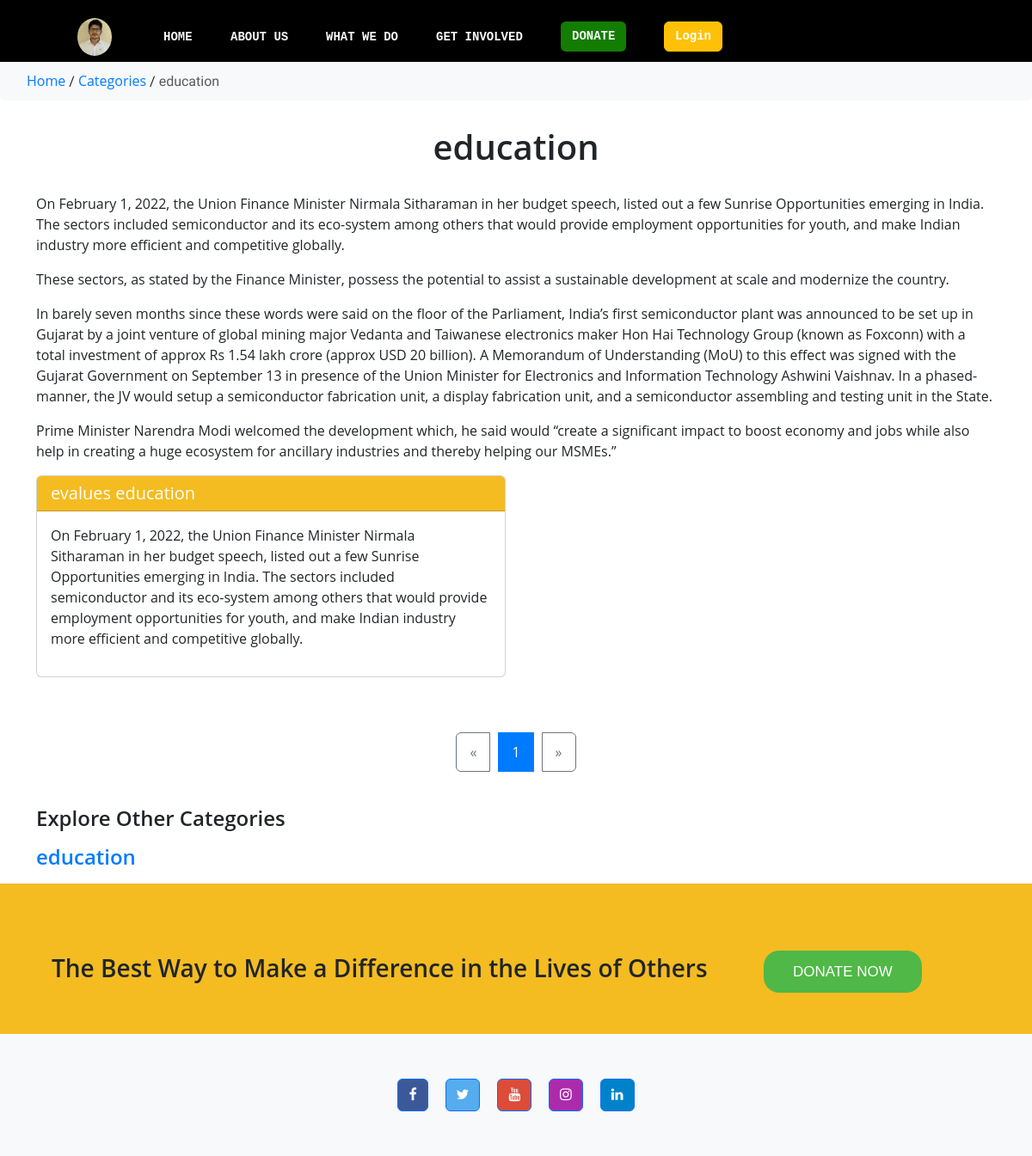
Before: /category/education (upper part) with the older database file.
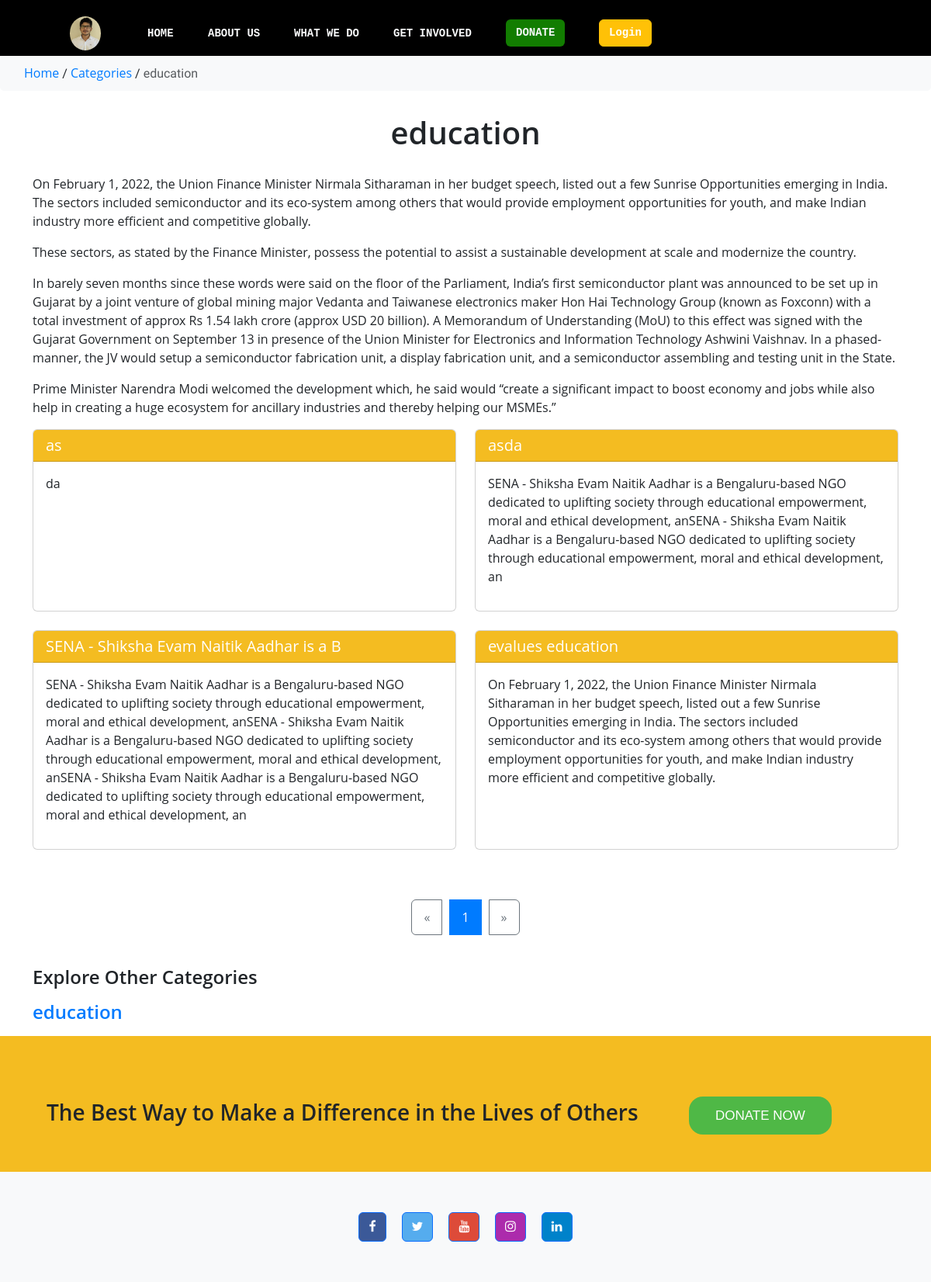
After: the same page with the newer database file.
### blog/models.py (models this page shows, shortened)
class Post(models.Model):
    post_id = models.AutoField(primary_key=True)
    class NewManager(models.Manager):
        def get_queryset(self):
            return super().get_queryset().filter(status='published')
    options = (
        ('draft', 'Draft'),
        ('published', 'Published'),
    )
    category = models.ForeignKey(Category, on_delete=models.CASCADE, related_name='posts')
    title = models.CharField(max_length=40)
    blog_views =models.IntegerField(default=0,editable=False)
    main_long_title = models.CharField(max_length=250)
    excerpt = models.TextField(max_length=1000)
    thumbnail  = models.ImageField(upload_to='post_thumbnail/')
    thumbnail_caption = models.CharField(max_length=100, default='Image related to blog')
    url = models.CharField(max_length=100,unique=True)
    publish = models.DateTimeField(default=timezone.now)
    content_before_image = RichTextField(blank=True)
    image_for_post = models.ImageField(upload_to='image_for_post/', blank=True)
    caption_for_image = models.CharField(max_length=100, blank=True)
    content_after_image = RichTextField(blank=True)
    quote_related_to_post = models.TextField(blank=True)
    author_of_quote = models.CharField(max_length=50,blank=True)
    tags_for_seo_and_search_bar_in_website = models.TextField(help_text='Add tags(this tags will be for search bar of the webstie as well as for SEO stuffs, so be particular while adding, do research for the keywords, and add properly.')
    class Meta:
        ordering = ('-publish',)

class Category(models.Model):
    cat_id = models.IntegerField(primary_key=True)
    title = models.CharField(max_length=100)
    description = RichTextField(blank=True)
    url = models.CharField(max_length=100)
    add_date = models.DateTimeField(auto_now_add=True, null=True)

### blog/views.py (the view)
# urls.py: path('category/', category_page, name='category_page'),  # All categories page
def category(request, url):
    cat = get_object_or_404(Category, url=url)  # Fetch category by URL
    posts = Post.objects.filter(category=cat)  # Get all posts for that category
    paginator = Paginator(posts, 10)  # Show 10 posts per page
    page = request.GET.get('page')
    try:
        paginated_posts = paginator.page(page)
    except PageNotAnInteger:
        paginated_posts = paginator.page(1)
    except EmptyPage:
        paginated_posts = paginator.page(paginator.num_pages)
    categories = Category.objects.all()
    context = {
        'cat': cat,
        'posts': paginated_posts,  # Pass paginated posts to template
        'categories': categories,    # Pass all categories to template
    }
    return render(request, "blog/category_detail.html", context)

### templates/blog/category_detail.html (shortened to what this page needs)
{% extends "base/base_other_pages.html" %}
{% block content %}
<div class="page-bar">
    <div class="px-3">
        <a href="/" class="text-decoration-none">Home</a> /
        <a href="{% url 'category_page' %}" class="text-decoration-none">Categories</a> /
        <span class="text-muted">{{ cat.title }}</span>
    </div>
</div>
<div class="container">
    <h1>{{ cat.title }}</h1>
    <p>{{ cat.description | safe }}</p>
    <div class="row">
        {% for post in posts %}
        <div class="col-md-6 mb-4">
            <div class="card">
                <div class="card-header text-white" style="background-color: #F4BC21;">
                    <h5 class="mb-0"><a href="/category/blog/{{ post.url }}" class="text-white text-decoration-none">{{ post.title }}</a></h5>
                </div>
                <div class="card-body">
                    <p>{{ post.excerpt }}</p>
                </div>
            </div>
        </div>
        {% empty %}
        <p class="text-muted">No posts available in this category.</p>
        {% endfor %}
    </div>
    <div class="pagination mb-4">
        <nav aria-label="Page navigation">
            <ul class="pagination justify-content-center">
                {% if posts.has_previous %}
                    <li class="page-item">
                        <a class="page-link" href="?page={{ posts.previous_page_number }}" aria-label="Previous">
                            <span aria-hidden="true">&laquo;</span>
                        </a>
                    </li>
                {% else %}
                    <li class="page-item disabled">
                        <span class="page-link" aria-hidden="true">&laquo;</span>
                    </li>
                {% endif %}
                {% for num in posts.paginator.page_range %}
                    {% if posts.number == num %}
                        <li class="page-item active" aria-current="page" style="background-color: #F4BC21;">
                            <span class="page-link">{{ num }}</span>
                        </li>
                    {% else %}
                        <li class="page-item">
                            <a class="page-link" href="?page={{ num }}">{{ num }}</a>
                        </li>
                    {% endif %}
                {% endfor %}
                {% if posts.has_next %}
                    <li class="page-item">
                        <a class="page-link" href="?page={{ posts.next_page_number }}" aria-label="Next">
                            <span aria-hidden="true">&raquo;</span>
                        </a>
                    </li>
                {% else %}
                    <li class="page-item disabled">
                        <span class="page-link" aria-hidden="true">&raquo;</span>
                    </li>
                {% endif %}
            </ul>
        </nav>
    </div>
    <h4>Explore Other Categories</h4>
    <ul class="list-unstyled my-3">
        {% for category in categories %}
        {% if category != cat %}
        <li>
            <h4>
                <a href="{% url 'category_detail' category.url %}" class="text-decoration-none">{{ cat.title }}</a>
            </h4>
        </li>
        {% endif %}
        {% endfor %}
    </ul>
</div>
{% endblock %}

Changed rows visible on the page:
added Post: title "as", excerpt "da"
added Post: title "asda", excerpt "SENA - Shiksha Evam Naitik Aadhar is a Bengaluru-based NGO dedicated to uplifting society through educational empowerment, moral and ethical development, anSENA - Shiksha Evam Naitik Aadhar is a Bengaluru-based NGO dedicated to uplifting society through educational empowerment, moral and ethical development, an"
added Post: title "SENA - Shiksha Evam Naitik Aadhar is a B", excerpt "SENA - Shiksha Evam Naitik Aadhar is a Bengaluru-based NGO dedicated to uplifting society through educational empowerment, moral and ethical development, anSENA - Shiksha Evam Naitik Aadhar is a Bengaluru-based NGO dedicated to uplifting society through educational empowerment, moral and ethical development, anSENA - Shiksha Evam Naitik Aadhar is a Bengaluru-based NGO dedicated to uplifting society through educational empowerment, moral and ethical development, an"
